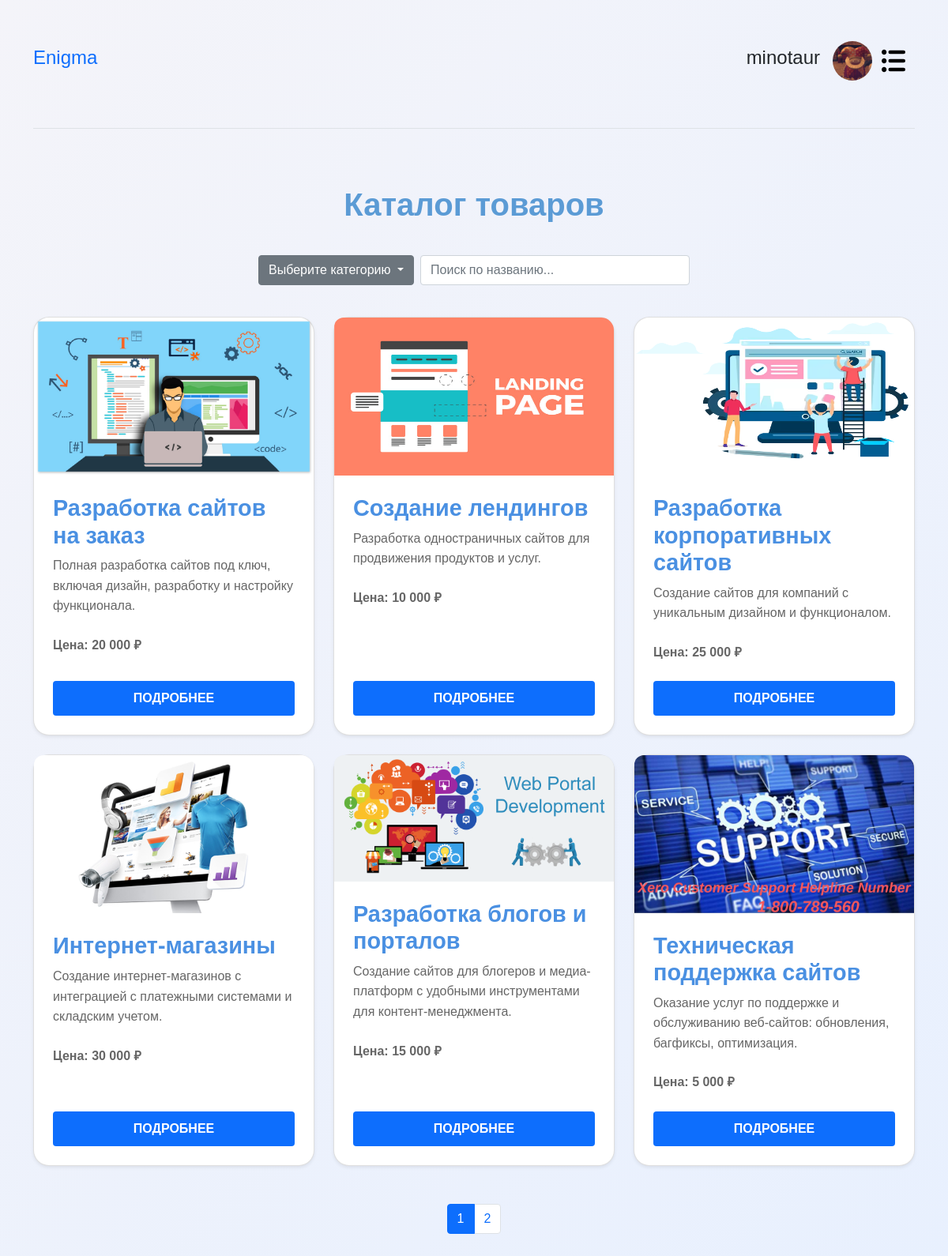
/catalog?category=Frontend (signed in), run on the app's committed database.
### tables this page shows
CREATE TABLE `users` (
  `ID` int(11) NOT NULL,
  `Login` varchar(25) NOT NULL,
  `Password` varchar(60) NOT NULL,
  `Email` varchar(50) NOT NULL,
  `avatar` varchar(100) NOT NULL,
  `orders_count` int(11) NOT NULL,
  `date_reg` datetime NOT NULL,
  `is_admin` enum('user','admin','system_admin') NOT NULL,
  `is_active` enum('active','banned') NOT NULL
);

CREATE TABLE `categories` (
  `ID` int(11) NOT NULL,
  `Name` text NOT NULL,
  `Description` text NOT NULL,
  `category` varchar(30) NOT NULL,
  `Image` varchar(50) NOT NULL,
  `price` int(6) NOT NULL,
  `status` enum('active','note_active') NOT NULL
);

### catalog.php (the view, shortened to what this page needs)
<?php
require_once 'database/database.php';
$sql = "SELECT * FROM users WHERE ID = ?";
$stmt = $conn->prepare($sql);
$stmt->bind_param('i', $_SESSION['user_id']);
$stmt->execute();
$result = $stmt->get_result();
$user = $result->fetch_assoc();
?>
<!DOCTYPE html>
<html lang="ru">
<head>
    <link href="https://cdn.jsdelivr.net/npm/bootstrap@5.1.3/dist/css/bootstrap.min.css" rel="stylesheet">
    <link rel="stylesheet" href="css/catalog.css">
    <link rel="stylesheet" href="css/main.css">
</head>
<body>
<header>
    <div class="container">
        <div class="row">
            <div class="col-12">
                <div class="d-flex flex-column flex-md-row align-items-center pb-3 mb-4 border-bottom">
                    <a href="" class="d-flex align-items-center text-decoration-none">
                        <span class="fs-4 enigma_logo">Enigma</span>
                    </a>
                    <nav class="d-inline-flex mt-2 mt-md-0 ms-md-auto">
                    <?php if (isset($_SESSION['user_auth'])): ?>
                    <div class="d-flex flex-column flex-md-row align-items-center pb-3 mb-4 mt-5">
                    <h3 class="fs-4"><?= $user['Login']; ?></h3>
                    <img src="<?= $user['avatar']; ?>" class="rounded-circle  mt-1 mb-1 ms-3" style="width: 50px; height: 50px; object-fit: cover;">
                    </div>
                    <?php else: ?>
                    <?php endif; ?>
                        <button class="navbar-toggler border-0 mt-2" type="button" data-bs-toggle="offcanvas" data-bs-target="#sideMenu" aria-controls="sideMenu"><img src="icons/menu.svg" style="width: 30px; height: 30px; object-fit: cover;"></button>
                    </nav>
                </div>
            </div>
        </div>
    </div>
</header>
<div class="container mt-5">
    <h1 class="text-center mb-4 fw-bold text-primary">Каталог товаров</h1>
    <form method="GET" action="" class="mb-4">
        <div class="row">
            <div class="col-md-6 offset-md-3">
            <div class="d-flex align-items-center">
    <div class="dropdown me-2">
        <button class="btn btn-secondary dropdown-toggle align-items-center text-decoration-none" type="button" id="categoryDropdown" data-bs-toggle="dropdown" aria-expanded="false">
            Выберите категорию
        </button>
    </div>
    <input type="text" id="search" placeholder="Поиск по названию..." class="form-control my-3" name="search">
</div>
            </div>
        </div>
    </form>
    <div class="row">
        <?php
        if(isset($_GET['category']) && !empty($_GET['category'])) {
            $selectedCategory = $conn->real_escape_string($_GET['category']);
            $query = "SELECT * FROM categories WHERE category = '$selectedCategory' AND status = 'active'";
            $result = $conn->query($query);
            if ($result->num_rows > 0) {
                $perpage = 6;
                $page = (isset($_GET['page'])) ? (int)$_GET['page'] : 1;
                $start = ($page - 1) * $perpage;
                $query = "SELECT * FROM categories WHERE category = '$selectedCategory' AND status = 'active' LIMIT $start, $perpage";
                $result = $conn->query($query);
                while ($row = $result->fetch_assoc()) {
                    ?>
                    <div class="col-lg-4 col-md-6 col-sm-12 mb-4">
                        <div class="card h-100 shadow-sm">
                            <img src="<?= htmlspecialchars($row['Image']) ?>" style="width: 100%; max-height: 200px; border-top-left-radius: 12px; border-top-right-radius: 16px" alt="<?= htmlspecialchars($row['Name']) ?>">
                            <div class="card-body d-flex flex-column">
                                <h5 class="card-title"><?= htmlspecialchars($row['Name']) ?></h5>
                                <p class="card-text"><?= htmlspecialchars($row['Description']) ?></p>
                                <p class="card-text fw-bold">Цена: <?= number_format($row['price'], 0, ',', ' ') ?> ₽</p>
                                <a href="product.php?id=<?= $row['ID'] ?>" class="btn btn-primary mt-auto">Подробнее</a>
                            </div>
                        </div>
                    </div>
                    <?php
                }
                $total = $conn->query("SELECT COUNT(*) FROM categories WHERE category = '$selectedCategory' AND status = 'active'")->fetch_assoc()['COUNT(*)'];
                $pages = ceil($total / $perpage);
                if ($pages > 1) {
                    echo '<div class="col-12 text-center my-4">';
                    echo '<nav aria-label="Page navigation example">';
                    echo '<ul class="pagination justify-content-center">';
                    for ($i = 1; $i <= $pages; $i++) {
                        $active = ($i == $page) ? 'active' : '';
                        echo '<li class="page-item ' . $active . '"><a class="page-link" href="catalog.php?category=' . htmlspecialchars($selectedCategory) . '&page=' . $i . '">' . $i . '</a></li>';
                    }
                    echo '</ul>';
                    echo '</nav>';
                    echo '</div>';
                }
            } else {
                echo '<div class="col-12 text-center text-muted">Нет услуг в этой категории</div>';
            }
        } else {
            echo '<div class="col-12 text-center text-muted">Пожалуйста, выберите категорию для просмотра услуг</div>';
        }
        ?>
    </div>
</div>
</body>
</html>

### css/catalog.css (style rules this page uses)
body { background-color: #f8f9fa; color: #212529; font-family: Arial, sans-serif; }
.card { background-color: #ffffff; border-radius: 16px; box-shadow: 0 4px 12px rgba(0, 0, 0, 0.1); }
h1, .fw-bold { color: #0d6efd; }
.card-body { padding: 1.5rem; }
.card-title { font-size: 1.25rem; font-weight: bold; }
.card-text { font-size: 1rem; margin-bottom: 1.5rem; }
.btn-primary { background-color: #0d6efd; border: none; padding: 10px 20px; text-transform: uppercase; font-weight: bold; }

### css/main.css (style rules this page uses)
.container { opacity: 0; transition: opacity 1.1s; }
.container.loaded { opacity: 1; }
html { scroll-behavior: smooth; }
body { background: linear-gradient(135deg, #f4f4f9, #e8f0fe); overflow-x: hidden; transition: background-color 0,4s ease, color 0,4s ease; }
.card { background-color: white; border-radius: 20px; box-shadow: 0 10px 30px rgba(0, 0, 0, 0.1); }
.card-title { font-size: 1.8rem; font-weight: bold; color: #4a90e2; }
p.card-text { color: #666; line-height: 1.6; }
.text-primary { color: #5b9bd5 !important; }
.navbar-toggler img { width: 50px; height: 50px; object-fit: cover; }

### data on the page
users: Login "minotaur", avatar (picture)
categories: Image (picture), Name "Разработка сайтов на заказ", Description "Полная разработка сайтов под ключ, включая дизайн, разработку и настройку функционала.", price "20 000"
categories: Image (picture), Name "Создание лендингов", Description "Разработка одностраничных сайтов для продвижения продуктов и услуг.", price "10 000"
categories: Image (picture), Name "Разработка корпоративных сайтов", Description "Создание сайтов для компаний с уникальным дизайном и функционалом.", price "25 000"
categories: Image (picture), Name "Интернет-магазины", Description "Создание интернет-магазинов с интеграцией с платежными системами и складским учетом.", price "30 000"
categories: Image (picture), Name "Разработка блогов и порталов", Description "Создание сайтов для блогеров и медиа-платформ с удобными инструментами для контент-менеджмента.", price "15 000"
categories: Image (picture), Name "Техническая поддержка сайтов", Description "Оказание услуг по поддержке и обслуживанию веб-сайтов: обновления, багфиксы, оптимизация.", price "5 000"
